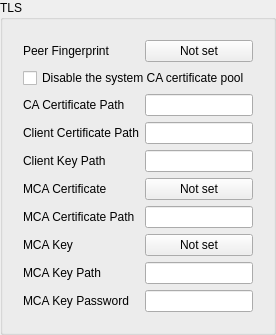
        <widget class="QGroupBox" name="tls_box">
         <property name="title">
          <string>TLS</string>
         </property>
         <layout class="QVBoxLayout" name="tls_box_layout">
          <item>
           <widget class="QWidget" name="tls_box_form_w" native="true">
            <layout class="QFormLayout" name="tls_box_form">
             <item row="0" column="0">
              <widget class="QLabel" name="tls_peer_fingerprint_l">
               <property name="toolTip">
                <string>&lt;html&gt;&lt;head/&gt;&lt;body&gt;&lt;p&gt;Allowed server certificate fingerprints, one per line. Accepts a bare SHA-1 fingerprint or sha1:, sha256: and pin-sha256: values, abbreviated to at least four characters.&lt;/p&gt;&lt;/body&gt;&lt;/html&gt;</string>
               </property>
               <property name="text">
                <string>Peer Fingerprint</string>
               </property>
               <property name="buddy">
                <cstring>tls_peer_fingerprint</cstring>
               </property>
              </widget>
             </item>
             <item row="0" column="1">
              <widget class="QPushButton" name="tls_peer_fingerprint">
               <property name="text">
                <string>Not set</string>
               </property>
              </widget>
             </item>
             <item row="1" column="0" colspan="2">
              <widget class="QCheckBox" name="tls_system_trust_disabled">
               <property name="toolTip">
                <string>&lt;html&gt;&lt;head/&gt;&lt;body&gt;&lt;p&gt;Use a CA certificate or a peer fingerprint to establish trust when this is enabled.&lt;/p&gt;&lt;/body&gt;&lt;/html&gt;</string>
               </property>
               <property name="text">
                <string>Disable the system CA certificate pool</string>
               </property>
              </widget>
             </item>
             <item row="2" column="0">
              <widget class="QLabel" name="tls_certificate_authority_path_l">
               <property name="toolTip">
                <string>&lt;html&gt;&lt;head/&gt;&lt;body&gt;&lt;p&gt;Conflicts with the inline CA certificate on the main editor.&lt;/p&gt;&lt;/body&gt;&lt;/html&gt;</string>
               </property>
               <property name="text">
                <string>CA Certificate Path</string>
               </property>
               <property name="buddy">
                <cstring>tls_certificate_authority_path</cstring>
               </property>
              </widget>
             </item>
             <item row="2" column="1">
              <widget class="QLineEdit" name="tls_certificate_authority_path"/>
             </item>
             <item row="3" column="0">
              <widget class="QLabel" name="tls_client_certificate_path_l">
               <property name="toolTip">
                <string>&lt;html&gt;&lt;head/&gt;&lt;body&gt;&lt;p&gt;Conflicts with the inline client certificate on the main editor.&lt;/p&gt;&lt;/body&gt;&lt;/html&gt;</string>
               </property>
               <property name="text">
                <string>Client Certificate Path</string>
               </property>
               <property name="buddy">
                <cstring>tls_client_certificate_path</cstring>
               </property>
              </widget>
             </item>
             <item row="3" column="1">
              <widget class="QLineEdit" name="tls_client_certificate_path"/>
             </item>
             <item row="4" column="0">
              <widget class="QLabel" name="tls_client_key_path_l">
               <property name="toolTip">
                <string>&lt;html&gt;&lt;head/&gt;&lt;body&gt;&lt;p&gt;Conflicts with the inline client key on the main editor.&lt;/p&gt;&lt;/body&gt;&lt;/html&gt;</string>
               </property>
               <property name="text">
                <string>Client Key Path</string>
               </property>
               <property name="buddy">
                <cstring>tls_client_key_path</cstring>
               </property>
              </widget>
             </item>
             <item row="4" column="1">
              <widget class="QLineEdit" name="tls_client_key_path"/>
             </item>
             <item row="5" column="0">
              <widget class="QLabel" name="tls_mca_certificate_l">
               <property name="toolTip">
                <string>&lt;html&gt;&lt;head/&gt;&lt;body&gt;&lt;p&gt;AnyConnect multiple-certificate authentication chain in PEM format. Conflicts with the MCA certificate path.&lt;/p&gt;&lt;/body&gt;&lt;/html&gt;</string>
               </property>
               <property name="text">
                <string>MCA Certificate</string>
               </property>
               <property name="buddy">
                <cstring>tls_mca_certificate</cstring>
               </property>
              </widget>
             </item>
             <item row="5" column="1">
              <widget class="QPushButton" name="tls_mca_certificate">
               <property name="text">
                <string>Not set</string>
               </property>
              </widget>
             </item>
             <item row="6" column="0">
              <widget class="QLabel" name="tls_mca_certificate_path_l">
               <property name="toolTip">
                <string>&lt;html&gt;&lt;head/&gt;&lt;body&gt;&lt;p&gt;Conflicts with the inline MCA certificate.&lt;/p&gt;&lt;/body&gt;&lt;/html&gt;</string>
               </property>
               <property name="text">
                <string>MCA Certificate Path</string>
               </property>
               <property name="buddy">
                <cstring>tls_mca_certificate_path</cstring>
               </property>
              </widget>
             </item>
             <item row="6" column="1">
              <widget class="QLineEdit" name="tls_mca_certificate_path"/>
             </item>
             <item row="7" column="0">
              <widget class="QLabel" name="tls_mca_key_l">
               <property name="toolTip">
                <string>&lt;html&gt;&lt;head/&gt;&lt;body&gt;&lt;p&gt;AnyConnect multiple-certificate authentication private key in PEM format. Conflicts with the MCA key path.&lt;/p&gt;&lt;/body&gt;&lt;/html&gt;</string>
               </property>
               <property name="text">
                <string>MCA Key</string>
               </property>
               <property name="buddy">
                <cstring>tls_mca_key</cstring>
               </property>
              </widget>
             </item>
             <item row="7" column="1">
              <widget class="QPushButton" name="tls_mca_key">
               <property name="text">
                <string>Not set</string>
               </property>
              </widget>
             </item>
             <item row="8" column="0">
              <widget class="QLabel" name="tls_mca_key_path_l">
               <property name="toolTip">
                <string>&lt;html&gt;&lt;head/&gt;&lt;body&gt;&lt;p&gt;Conflicts with the inline MCA key.&lt;/p&gt;&lt;/body&gt;&lt;/html&gt;</string>
               </property>
               <property name="text">
                <string>MCA Key Path</string>
               </property>
               <property name="buddy">
                <cstring>tls_mca_key_path</cstring>
               </property>
              </widget>
             </item>
             <item row="8" column="1">
              <widget class="QLineEdit" name="tls_mca_key_path"/>
             </item>
             <item row="9" column="0">
              <widget class="QLabel" name="tls_mca_key_password_l">
               <property name="toolTip">
                <string>&lt;html&gt;&lt;head/&gt;&lt;body&gt;&lt;p&gt;Password for the encrypted MCA private key.&lt;/p&gt;&lt;/body&gt;&lt;/html&gt;</string>
               </property>
               <property name="text">
                <string>MCA Key Password</string>
               </property>
               <property name="buddy">
                <cstring>tls_mca_key_password</cstring>
               </property>
              </widget>
             </item>
             <item row="9" column="1">
              <widget class="QLineEdit" name="tls_mca_key_password"/>
             </item>
            </layout>
           </widget>
          </item>
         </layout>
        </widget>
